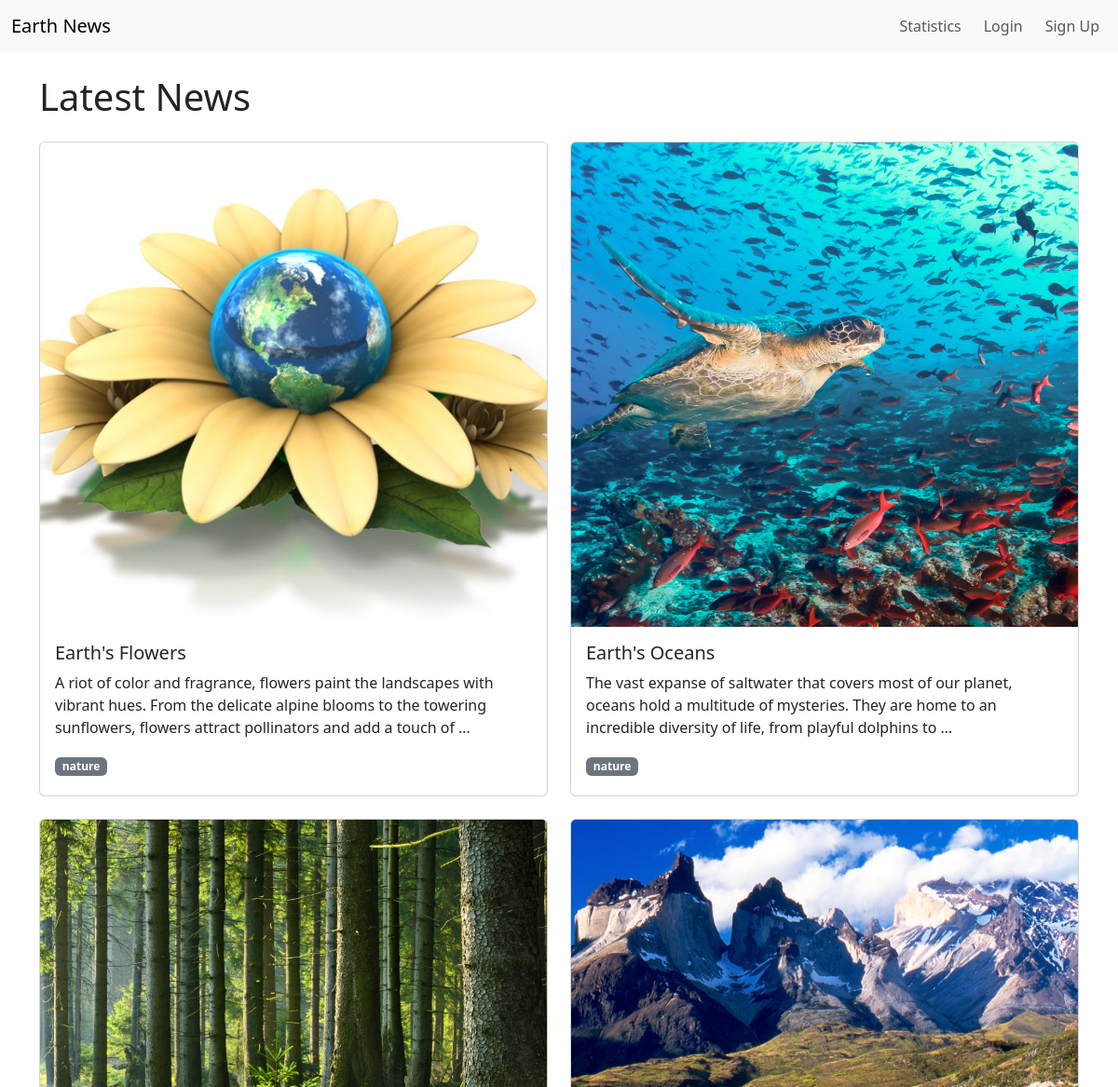
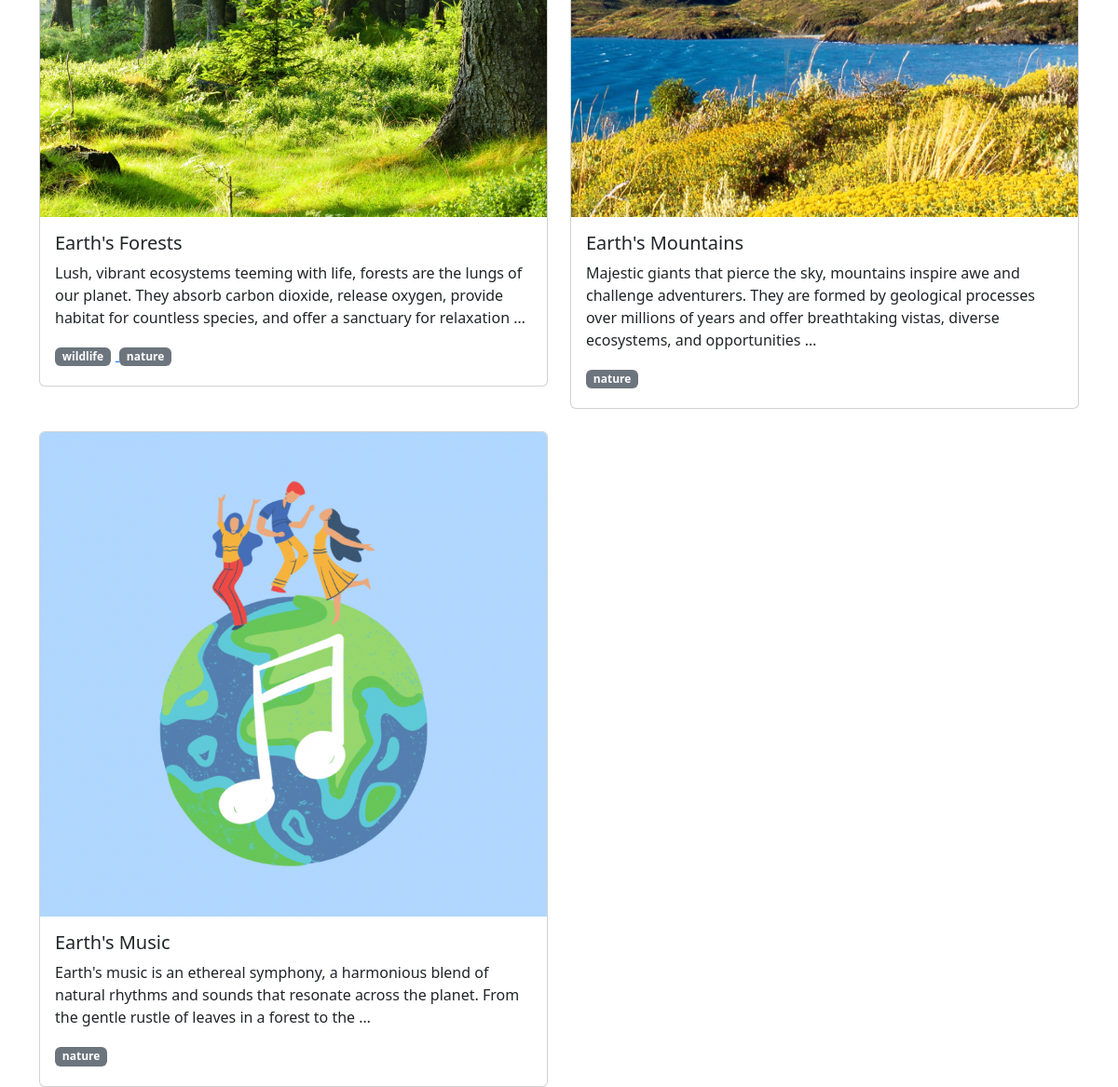
The app's page /tag/nature with its own data (2 pictures, top to bottom).
### news/models.py (models this page shows, shortened)
class Article(models.Model):
    title = models.CharField(max_length=100)
    content = models.TextField()
    date = models.DateTimeField(auto_now_add=True)
    image = models.ImageField(upload_to='images/')
    tags = models.ManyToManyField('Tag', related_name='articles', blank=True)
    likes = models.ManyToManyField('Like', related_name='likes', blank=True)
    dislikes = models.ManyToManyField('DisLike', related_name='dislikes', blank=True)
    views = models.IntegerField(default=0)

class Tag(models.Model):
    name = models.CharField(max_length=100)
    views = models.IntegerField(default=0)

### news/views.py (the view)
# urls.py: path('tag/<str:tag>',views.articles_by_tag,name='articles_by_tag'),
def articles_by_tag(request, tag):
    tagv = Tag.objects.get(name=tag)
    tagv.views += 1
    tagv.save()
    articles = Article.objects.filter(tags__name=tag)
    return render(request, 'news/tagfeed.html', {'articles':articles})

### templates/news/tagfeed.html
{% extends 'base.html' %} {% block content %}
<div class="container mt-4">
  <h1 class="mb-4">Latest News</h1>
  <div id="articles-container" class="row row-cols-1 row-cols-md-2 g-4">
    {% for news in articles %}
    <div class="col">
      <div class="card custom-card">
        <a
          href="{% url 'article' news.id %}"
          class="text-decoration-none text-dark"
        >
          <img
            src="{{news.image.url}}"
            class="card-img-top custom-card-img"
            alt="News Image"
          />
        </a>
        <div class="card-body">
          <h5 class="card-title">{{news.title}}</h5>
          <p class="card-text">{{news.content | truncatewords:30}}</p>
          <div class="news-tags">
            {% for tag in news.tags.all %}
            <a href="{% url 'articles_by_tag' tag.name %}">
              <span class="badge bg-secondary">{{ tag.name }}</span>
            </a>
            {% endfor %}
          </div>
        </div>
      </div>
    </div>
    {% endfor %}
  </div>
</div>
{% endblock %}

### static/css/newsstyles.css (style rules this page uses)
.custom-card-img { min-height: 520px !important; object-fit: cover; }
.custom-card { min-height: 700px; }
.news-tags span.badge { margin-right: 5px; margin-bottom: 5px; }

### records on screen
Article: image (picture), title "Earth's Flowers", content "A riot of color and fragrance, flowers paint the landscapes with vibrant hues. From the delicate alpine blooms to the towering sunflowers, flowers attract pollinators and add a touch of …"
Tag: name "nature"
Article: image (picture), title "Earth's Oceans", content "The vast expanse of saltwater that covers most of our planet, oceans hold a multitude of mysteries. They are home to an incredible diversity of life, from playful dolphins to …"
Article: image (picture), title "Earth's Forests", content "Lush, vibrant ecosystems teeming with life, forests are the lungs of our planet. They absorb carbon dioxide, release oxygen, provide habitat for countless species, and offer a sanctuary for relaxation …"
Tag: name "wildlife"
Article: image (picture), title "Earth's Mountains", content "Majestic giants that pierce the sky, mountains inspire awe and challenge adventurers. They are formed by geological processes over millions of years and offer breathtaking vistas, diverse ecosystems, and opportunities …"
Article: image (picture), title "Earth's Music", content "Earth's music is an ethereal symphony, a harmonious blend of natural rhythms and sounds that resonate across the planet. From the gentle rustle of leaves in a forest to the …"
